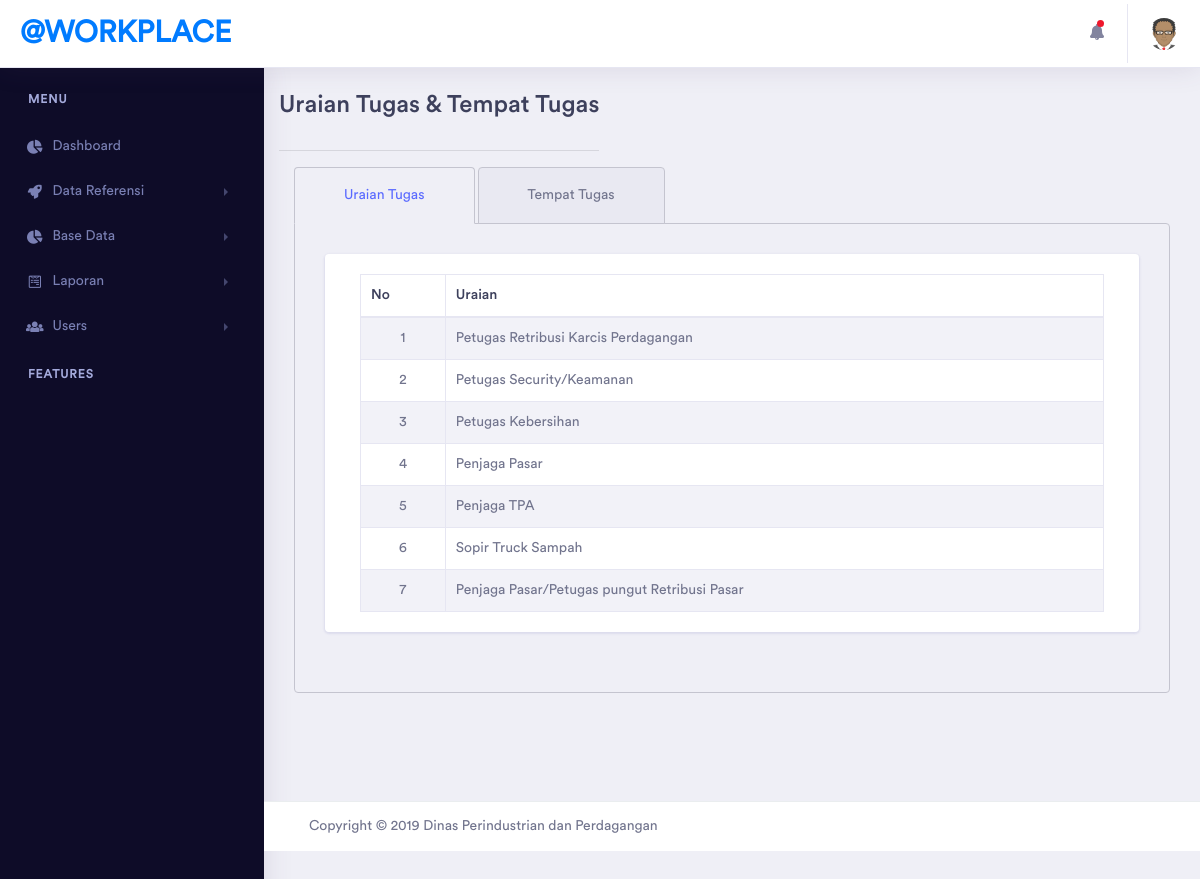
Page /index.php/admin/uraian_tugas on the committed database.
### tables this page shows
CREATE TABLE `tb_uraiantugas` (
  `id_uraian` int(14) NOT NULL,
  `uraian_tugas` varchar(256) NOT NULL
);

### application/libraries/Template.php (called while the page is built, shortened)
<?php
class Template {
		var $template_data = array();
		function set($name, $value)
		{
			$this->template_data[$name] = $value;
		}
		function load($template = '', $view = '' , $view_data = array(), $return = FALSE)
		{
			$this->CI =& get_instance();
			$this->set('contents', $this->CI->load->view($view, $view_data, TRUE));
			return $this->CI->load->view($template, $this->template_data, $return);
		}
}

### application/controllers/Admin.php (called while the page is built, shortened)
<?php
class Admin extends CI_Controller{
  public function uraian_tugas()
  {
    $data['title'] = 'Uraian Tugas';
    $data['hasil'] = $this->db->query("SELECT * FROM tb_uraiantugas ORDER BY tb_uraiantugas.id_uraian")->result();
    $data['tempat'] = $this->db->query("SELECT * FROM tb_tempat ORDER BY tb_tempat.id_tempat")->result();
    $this->template->load('MasterAdmin','admin/uraiantempat',$data);
  }
}

### index.php (called while the page is built, shortened)
<?php
require_once BASEPATH.'core/CodeIgniter.php';

### application/views/admin/uraiantempat.php (the view, shortened to what this page needs)
<div class="row">
  <div class="col-xl-12 col-lg-12 col-md-12 col-sm-12 col-12">
      <div class="page-header">
        <h2 class="pageheader-title">Uraian Tugas & Tempat Tugas</h2>
      </div>
      <hr/>
  </div>
</div>
<div class="col-xl-12 col-lg-12 col-md-12 col-sm-12 col-12 mb-5">
  <div class="tab-outline">
    <ul class="nav nav-tabs" id="myTab2" role="tablist">
      <li class="nav-item">
        <a class="nav-link active" id="tab-outline-one" data-toggle="tab" href="#outline-one" role="tab" aria-controls="home" aria-selected="true">Uraian Tugas</a>
      </li>
      <li class="nav-item">
        <a class="nav-link" id="tab-outline-two" data-toggle="tab" href="#outline-two" role="tab" aria-controls="profile" aria-selected="false">Tempat Tugas</a>
      </li>
    </ul>
    <div class="tab-content" id="myTabContent2">
      <div class="tab-pane fade show active" id="outline-one" role="tabpanel" aria-labelledby="tab-outline-one">
        <div class="card">
          <div class="card-body">
            <div class="col-lg-12">
              <div class="table table-responsive">
                <table class="table table-bordered table-striped">
                  <thead>
                    <tr>
                      <th>No</th>
                      <th>Uraian</th>
                    </tr>
                  </thead>
                  <tbody>
                  <?php
                  $no = 1;
                  foreach($hasil as $item){ ?>
                    <tr>
                      <td class="text-center"><?php echo $no++ ?></td>
                      <td><?php echo $item->uraian_tugas ?></td>
                    </tr>
                    <?php } ?>
                  </tbody>
                </table>
              </div>
            </div>
          </div>
        </div>
      </div>
    </div>
  </div>
</div>

### rows in the picture
tb_uraiantugas: uraian_tugas "Petugas Retribusi Karcis Perdagangan"
tb_uraiantugas: uraian_tugas "Petugas Security/Keamanan"
tb_uraiantugas: uraian_tugas "Petugas Kebersihan"
tb_uraiantugas: uraian_tugas "Penjaga Pasar"
tb_uraiantugas: uraian_tugas "Penjaga TPA"
tb_uraiantugas: uraian_tugas "Sopir Truck Sampah"
tb_uraiantugas: uraian_tugas "Penjaga Pasar/Petugas pungut Retribusi Pasar"
